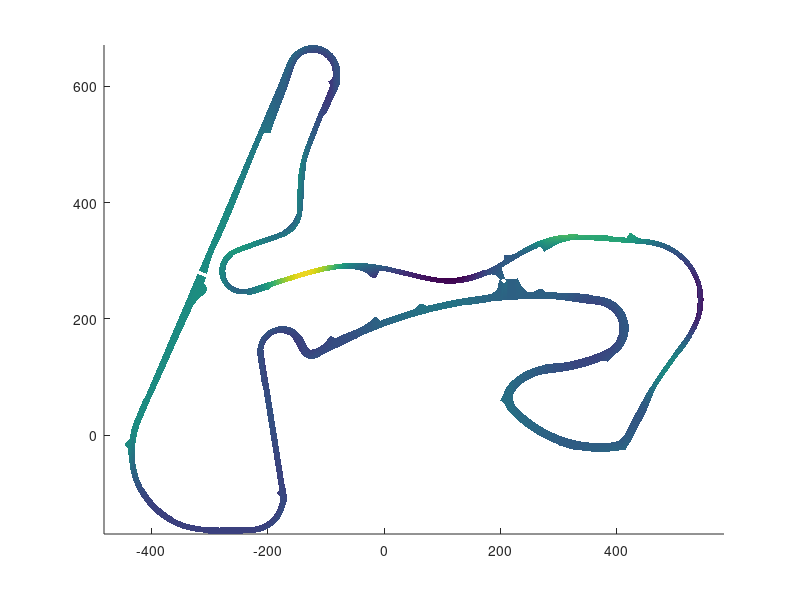

The MATLAB source for this figure: (Note: this script raises an error after producing the figure.)
clear

load('DTM_ZANDVOORT.mat');
outside_z = wp_pos_z - left2.*wp_perp_z;
inside_z = wp_pos_z - right2.*wp_perp_z;

x = [inside_x; flip(outside_x)];
y = [inside_y; flip(outside_y)];
z = [inside_z; flip(outside_z)]; 
c = z;
patch(x, y, z, c);
hold on
axis equal
lightangle(270,45)
lighting gouraud
material dull 
shading interp

F = scatteredInterpolant(x,y,z);
path_z = F(path_x,path_y);

plot3(path_x, path_y, path_z, 'r', 'LineWidth', 2);


